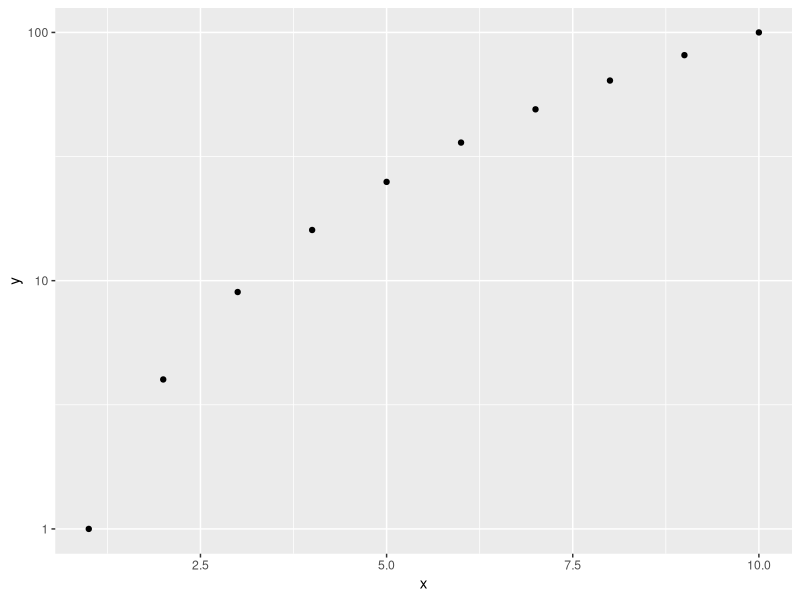
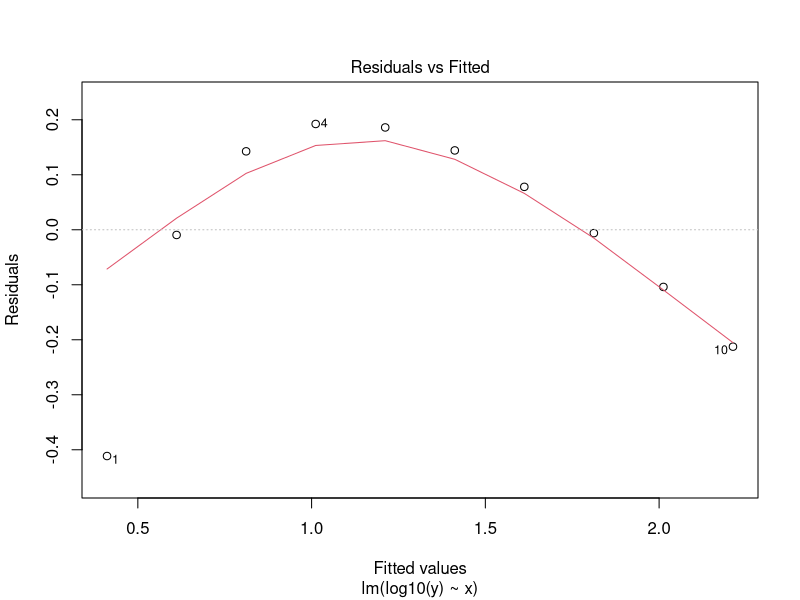
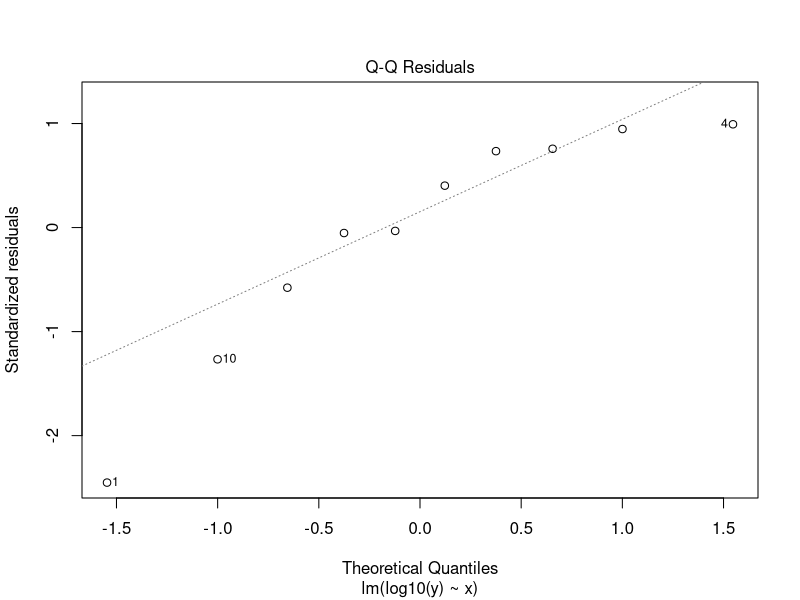
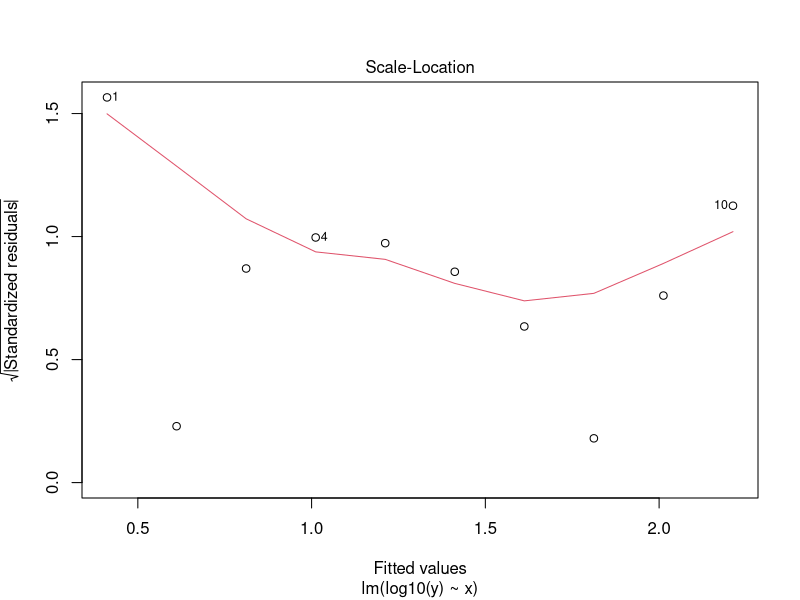
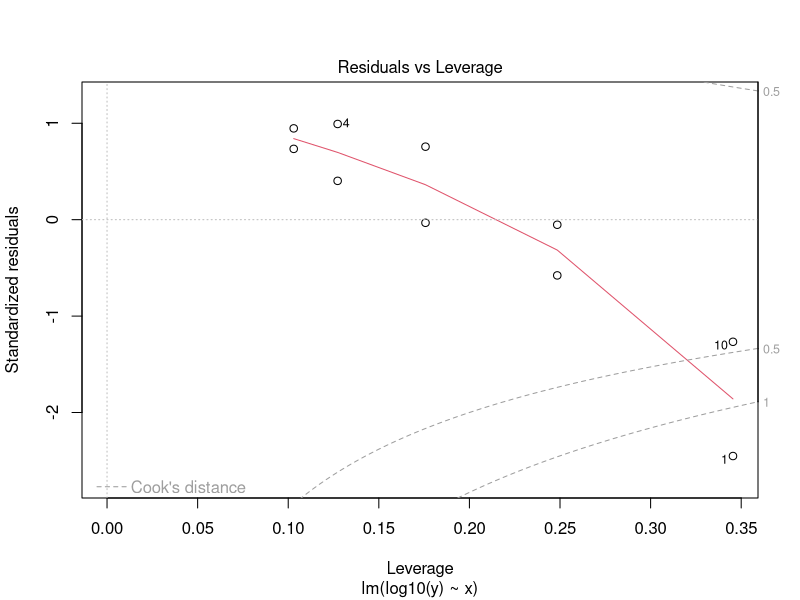

These figures' R source, in order:
require(tidyverse)
require(mgcv)

x <- seq(10)
y <- x^2

data <- data.frame(x=x,
                   y=y)

ggplot(data) + geom_point(aes(x,y)) + scale_y_log10()


mod <- lm(log10(y)~x,data)

plot(mod)
